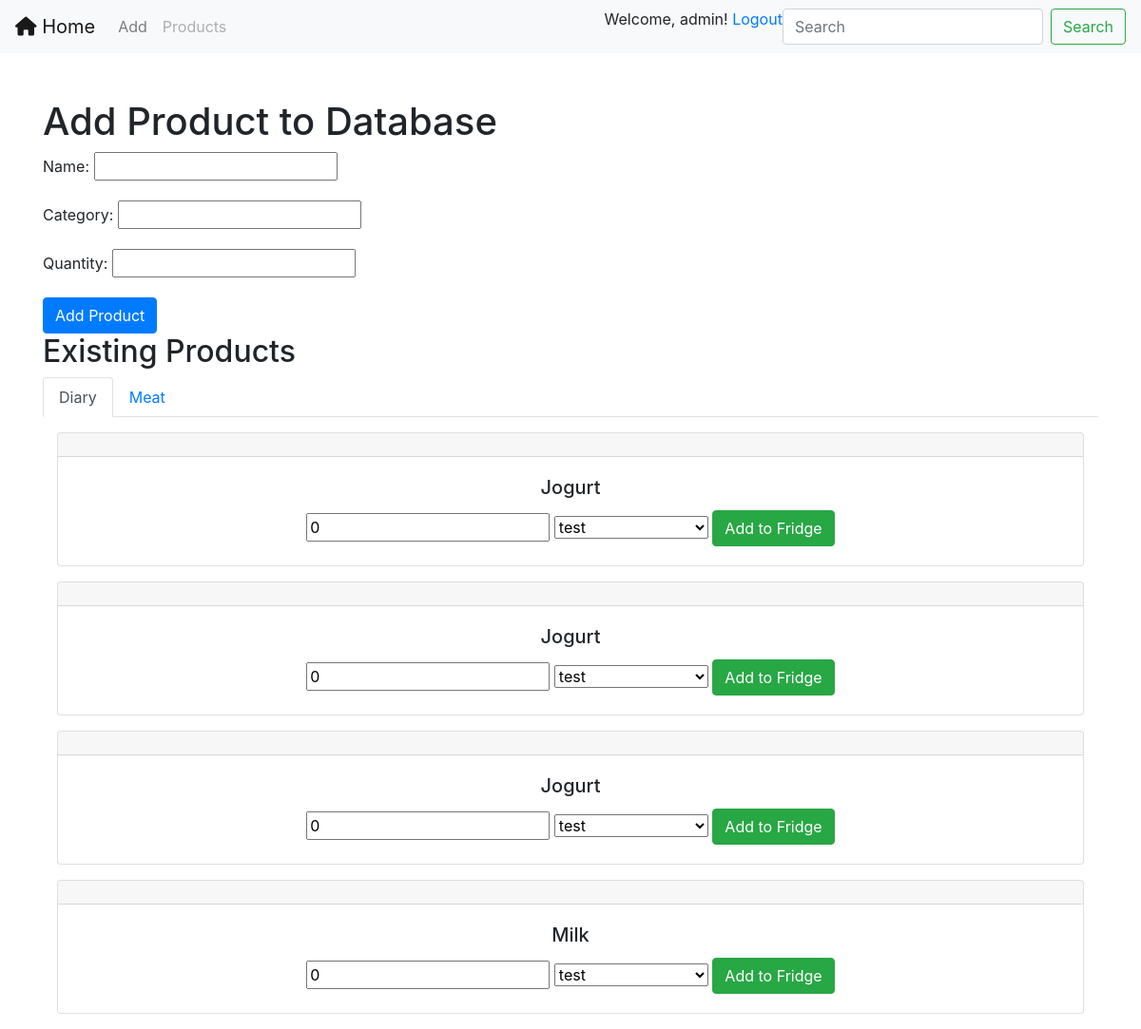
The page /products_manage/ (signed in) on the database its author committed.
### main/models.py (models this page shows, shortened)
class AbstractProduct(models.Model):
    name = models.CharField(max_length=100)
    category = models.CharField(max_length=50)
    expiration_date = models.DateField()
    class Meta:
        abstract = True

class Product(AbstractProduct):
    quantity = models.PositiveIntegerField()
    expiration_date = models.DateField(null=True, blank=True)

### main/views.py (the view)
# urls.py: path('products_manage/', products_manage, name='products_manage'),
def products_manage(request):
    form = ProductManageForm()
    fridges = Fridge.objects.all()
    if request.method == 'POST':
        form = ProductManageForm(request.POST)
        if form.is_valid():
            form.save()
            return redirect('main:products_manage')
    existing_products = Product.objects.all()
    categories = existing_products.values_list('category', flat=True).distinct()
    products_by_category = {}
    for category in categories:
        products_by_category[category] = existing_products.filter(category=category)
    context = {
        'form': form,
        'categories': categories,
        'products_by_category': products_by_category,
        'fridges': fridges,
    }
    return render(request, 'main/products_manage.html', context)

### main/forms.py
class ProductManageForm(forms.ModelForm):
    class Meta:
        model = Product
        fields = ['name', 'category','quantity']  # Exclude 'quantity' from the form fields

### main/templates/main/products_manage.html (shortened to what this page needs)
{% extends "main/base.html" %}
{% block content %}
    <div class="container mt-5">
        <h1>Add Product to Database</h1>
        <form method="post" action="{% url 'main:products_manage' %}">
            {{ form.as_p }}
            <button type="submit" class="btn btn-primary">Add Product</button>
        </form>
        <h2>Existing Products</h2>
        {% if categories %}
            <ul class="nav nav-tabs">
                {% for category in categories %}
                    <li class="nav-item">
                        <a class="nav-link{% if forloop.first %} active{% endif %}" id="{{ category }}-tab" data-toggle="tab" href="#{{ category }}">{{ category }}</a>
                    </li>
                {% endfor %}
            </ul>
            <div class="tab-content">
                {% for category, products in products_by_category.items %}
                <div class="tab-pane fade{% if forloop.first %} show active{% endif %}" id="{{ category }}">
                    <div class="card-deck">
                        <div class="container mt-3">
                        <div class="row">
                            {% for product in products %}
                            <div class="col-md-12">
                                <div class="card text-center mb-3">
                                    <div class="card-header">
                                    </div>
                                    <div class="card-body">
                                        <h5 class="card-title">{{ product.name }}</h5>
                                        <form method="post" action="{% url 'main:add_to_fridge' product.id %}" class="add-to-fridge-form">
                                            <input type="number" name="quantity" value="0" min="0">
                                            <select name="fridge">
                                                {% for fridge in fridges %}
                                                    <option value="{{ fridge.id }}">{{ fridge.name }}</option>
                                                {% endfor %}
                                            </select>
                                            <button type="button" class="btn btn-success add-to-fridge-btn">Add to Fridge</button>
                                        </form>
                                    </div>
                                </div>
                            </div>
                        {% endfor %}
                        </div>
                    </div>
                    </div>
                </div>
            {% endfor %}
            </div>
        {% else %}
            <p>No existing products yet.</p>
        {% endif %}
    </div>
{% endblock %}

### main/templates/main/base.html (shortened to what this page needs)
<!doctype html>
<html lang="en">
  <head>
    <link rel="stylesheet" href="https://cdn.jsdelivr.net/npm/bootstrap@4.0.0/dist/css/bootstrap.min.css">
    <nav class="navbar navbar-expand-lg navbar-light bg-light">
  <div class="collapse navbar-collapse" id="navbarTogglerDemo01">
    <ul class="navbar-nav mr-auto mt-2 mt-lg-0">
      <a class="navbar-brand" href="/">
        <i class="fas fa-home"></i> Home
    </a>
      <li class="nav-item">
        <a class="nav-link" href="/create_fridge/">Add</a>
      </li>
      <li class="nav-item">
        <a class="nav-link disabled" href="/products_manage/">Products</a>
      </li>
    </ul>
    {% if user.is_authenticated %}
        <p>Welcome, {{ user.username }}! <a href="{% url 'logout' %}">Logout</a></p>
    {% else %}
        <p>You are not logged in.</p>
    {% endif %}
    <form class="form-inline my-2 my-lg-0">
      <input class="form-control mr-sm-2" type="search" placeholder="Search" aria-label="Search">
      <button class="btn btn-outline-success my-2 my-sm-0" type="submit">Search</button>
    </form>
  </div>
</nav>
  </head>
  <body>
  <div class="content">
    {% block content %}
    {% endblock %}
  </div>
  </body>
</html>

### rows shown on the page
Product: name "Jogurt"
Product: name "Jogurt"
Product: name "Jogurt"
Product: name "Milk"

### other values the page prints
{{ user.username }} "admin"
{{ category }} "Diary" "Meat"
form field fridge "test"
